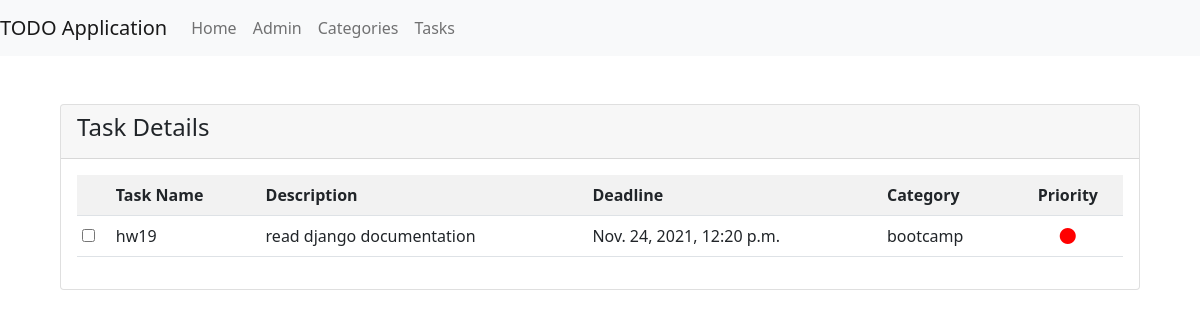
/1/, run on the app's committed database.
### todo/models.py (models this page shows, shortened)
class Task(models.Model):
    PRIORITY_CHOICES = [(3,"Low"), (2,"Medium"), (1,"High")]
    category = models.ForeignKey(Category, on_delete=models.CASCADE)
    title = models.CharField(max_length=30)
    description = models.TextField()
    priority = models.IntegerField(choices=PRIORITY_CHOICES)
    schedule = models.DateTimeField()

class Category(models.Model):
    name = models.CharField(max_length=30)

### todo/views.py (the view)
# urls.py: path('<int:pk>/', TaskDetailView.as_view(), name='task_detail'),
class TaskDetailView(DetailView):
    model = Task

### templates/todo/task_detail.html (shortened to what this page needs)
{% extends 'base.html' %}
{% block navbar %}
    <li class="nav-item">
        <a class="nav-link" href={% url 'index' %}>Home</a>
    </li>
    <li class="nav-item">
        <a class="nav-link" href={% url 'admin:index' %}>Admin</a>
    </li>
    <li class="nav-item">
        <a class="nav-link" href={% url 'categories' %}>Categories</a>
    </li>
    <li class="nav-item">
        <a class="nav-link" href={% url 'tasks' %}>Tasks</a>
    </li>
{% endblock navbar %}
{% block content %}
<div class="container">
    <div class="col-md-12 col-12 col-sm-12">
        <div class="card">
            <div class="card-header">
                <h4>Task Details</h4>
            </div>
            <div class="card-body">
                <div class="table-responsive">
                    <table class="table table-striped">
                        <tbody>
                            <tr>
                                <th class="text-center">
                                </th>
                                <th>Task Name</th>
                                <th>Description</th>
                                <th>Deadline</th>
                                <th>Category</th>
                                <th class="text-center">Priority</th>
                            </tr>
                            <tr>
                                <td class="p-0 text-center align-middle">
                                    <div class="custom-checkbox custom-control">
                                        <input type="checkbox" data-checkboxes="mygroup" class="custom-control-input" id="checkbox-1" wtx-context="238690F1-7C91-4A49-80DB-2B4BCDD828DE">
                                        <label for="checkbox-1" class="custom-control-label">&nbsp;</label>
                                    </div>
                                </td>
                                <td>{{task.title}}</td>
                                <td>{{task.description}}</td>
                                <td>{{task.schedule}}</td>
                                <td class="align-middle">{{task.category.name}}</td>
                                <td class="text-center align-middle">
                                    {% if task.priority != 1 %}
                                        {% if task.priority == 2 %}
                                            <span style="color: Orange;">
                                                <i class="fas fa-circle"></i>
                                            </span>
                                        {% else %}
                                            <span style=" color: Yellow;">
                                                <i class="fas fa-circle"></i>
                                            </span>
                                        {% endif %}
                                    {% else %}
                                        <span style="color: Red;">
                                            <i class="fas fa-circle"></i>
                                        </span>
                                    {% endif %}
                                </td>
                        </tbody>
                    </table>
                </div>
            </div>
        </div>
    </div>
</div>
{% endblock content %}

### data on the page
Task: title "hw19", description "read django documentation", schedule "Nov. 24, 2021, 12:20 p.m.", category.name "bootcamp"
